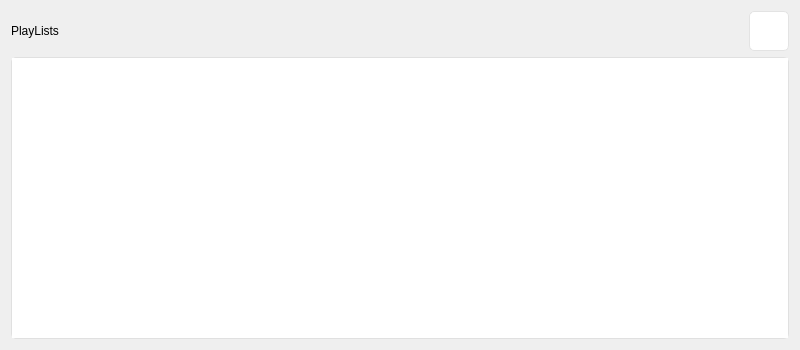
<?xml version="1.0" encoding="UTF-8"?>
<ui version="4.0">
 <class>PlayListPage</class>
 <widget class="QWidget" name="PlayListPage">
  <property name="geometry">
   <rect>
    <x>0</x>
    <y>0</y>
    <width>800</width>
    <height>350</height>
   </rect>
  </property>
  <property name="windowTitle">
   <string>Form</string>
  </property>
  <property name="styleSheet">
   <string notr="true">

#MainWindow {
    background-color: rgb(238,238,238);
}

/* QPush Button Styles */

QPushButton {
    background-color: #ffffff;
    border: 1px solid #E3E3E3;
    border-radius: 5px;
    font: 9pt &quot;Microsoft YaHei UI&quot;;
}

QPushButton::hover {
    background-color: #F0F0F0;
    border: 1px solid #E3E3E3;
    border-radius: 5px;
    font: 9pt &quot;Microsoft YaHei UI&quot;;
}

QPushButton:pressed, QPushButton:checked {
    background-color: #ECECEC;
    border: 1px solid #ECECEC;
    border-radius: 5px;
    font: 9pt &quot;Microsoft YaHei UI&quot;;
}

/* QSlider Component Styles */
QSlider{
    border-color: #ffffff;
	border-top-color: rgb(255, 255, 255);
}

QSlider::groove:horizontal {                                
     border: 1px solid #999999;                             
     height: 1px;                                           
    margin: 0px 0;                                         
     left: 5px; right: 5px; 
}

QSlider::handle:horizontal {                               
     border: 0px;
     border-image: url(:/Images/handle_hover.png);
     width: 15px;                                    
     margin: -7px -7px -7px -7px;                  
} 

QSlider::add-page:horizontal{
background: qlineargradient(spread:pad, x1:0, y1:1, x2:0, y2:0, stop:0 #bcbcbc, stop:0.25 #bcbcbc, stop:0.5 #bcbcbc, stop:1 #bcbcbc); 

}

QSlider::sub-page:horizontal{                               
 background: qlineargradient(spread:pad, x1:0, y1:1, x2:0, y2:0, stop:0 #439cf3, stop:0.25 #439cf3, stop:0.5 #439cf3, stop:1 #439cf3);                     
}

QSlider::handle:horizontal:hover {
     border: 0px;
     border-image: url(:/Images/handle_hover.png);
     width: 15px;                                           
     margin: -7px -7px -7px -7px;      
}

/* QLine Edit Styles */

QLineEdit {
	border: 1px solid #E3E3E3;
	border-radius: 5px;
	padding-left: 5px; 
	background-color: #FFFFFF;
	selection-background-color: #A0A0A0; 
	selection-color: #F2F2F2; 
    font: 9pt &quot;Microsoft YaHei UI&quot;;
}

QLineEdit:hover { 
	border: 1px solid #326CF3;
	border-radius: 5px;
	background-color: #FFFFFF;
	selection-background-color: #298DFF;
	selection-color: #F2F2F2;
}

QLineEdit[echoMode=&quot;2&quot;] { 
	lineedit-password-character: 9679;
	lineedit-password-mask-delay: 2000;
}

QLineEdit:disabled {
	border: 1px solid #CDCDCD;
	background-color: #CDCDCD;
	color: #B4B4B4;
}

QLineEdit:read-only {
	background-color: #CDCDCD;
	color: #F2F2F2;
}

/* QListWidget Styles */

QListView {
    outline: none;
    border: 1.25px solid #E0E0E0;
    border-radius: 5px;
}

QListView::item {
    background-color: #ffffff;
    color: #000000;
    border-radius: 5px;
    padding: 7px;
    margin: 2px;
}

QListView::item:hover {
    background-color: rgba(238,238,238,240);
}

QListView::item:selected {
    color: #ffffff;
    background: rgb(50,108,243);
}

/* QLable Styles */

QLabel {
    font: 9pt &quot;Microsoft YaHei UI&quot;;
}

#title {
    
    font: 16pt &quot;Microsoft YaHei UI&quot;;
}</string>
  </property>
  <layout class="QVBoxLayout" name="verticalLayout">
   <item>
    <widget class="QWidget" name="widget" native="true">
     <layout class="QHBoxLayout" name="horizontalLayout">
      <property name="spacing">
       <number>0</number>
      </property>
      <property name="leftMargin">
       <number>0</number>
      </property>
      <property name="topMargin">
       <number>0</number>
      </property>
      <property name="rightMargin">
       <number>0</number>
      </property>
      <property name="bottomMargin">
       <number>0</number>
      </property>
      <item>
       <widget class="QLabel" name="title">
        <property name="styleSheet">
         <string notr="true">#title {
    
    font: 16pt &quot;Microsoft YaHei UI&quot;;
}</string>
        </property>
        <property name="text">
         <string>PlayLists</string>
        </property>
       </widget>
      </item>
      <item>
       <spacer name="horizontalSpacer">
        <property name="orientation">
         <enum>Qt::Horizontal</enum>
        </property>
        <property name="sizeHint" stdset="0">
         <size>
          <width>40</width>
          <height>20</height>
         </size>
        </property>
       </spacer>
      </item>
      <item>
       <widget class="QPushButton" name="AddList">
        <property name="minimumSize">
         <size>
          <width>40</width>
          <height>40</height>
         </size>
        </property>
        <property name="maximumSize">
         <size>
          <width>40</width>
          <height>40</height>
         </size>
        </property>
        <property name="text">
         <string/>
        </property>
       </widget>
      </item>
     </layout>
    </widget>
   </item>
   <item>
    <widget class="QListWidget" name="listWidget"/>
   </item>
  </layout>
 </widget>
 <resources/>
 <connections/>
</ui>
